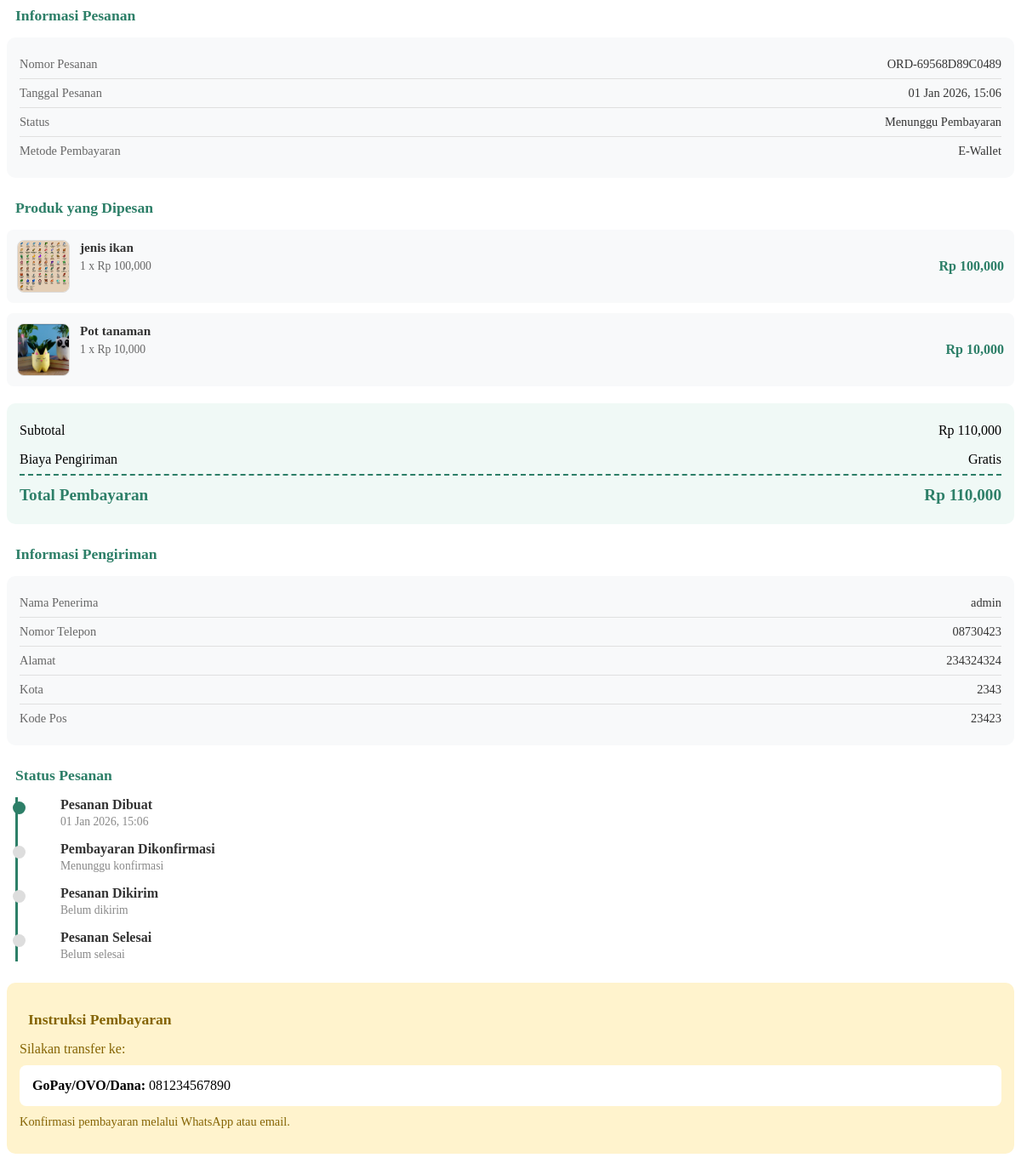
The page /users/get_order_detail.php?id=1 (signed in) on the database its author committed.
### tables this page shows
CREATE TABLE `orders` (
  `id` int(11) NOT NULL,
  `user_id` int(11) NOT NULL,
  `order_number` varchar(50) NOT NULL,
  `shipping_name` varchar(100) NOT NULL,
  `shipping_phone` varchar(20) NOT NULL,
  `shipping_address` text NOT NULL,
  `shipping_city` varchar(100) NOT NULL,
  `shipping_postal_code` varchar(10) NOT NULL,
  `payment_method` varchar(50) NOT NULL,
  `total_amount` decimal(15,2) NOT NULL,
  `status` enum('pending','processing','shipped','completed','cancelled') DEFAULT 'pending',
  `created_at` timestamp NOT NULL DEFAULT current_timestamp()
);

CREATE TABLE `order_items` (
  `id` int(11) NOT NULL,
  `order_id` int(11) NOT NULL,
  `product_id` int(11) NOT NULL,
  `product_name` varchar(150) NOT NULL,
  `price` decimal(15,2) NOT NULL,
  `quantity` int(11) NOT NULL,
  `subtotal` decimal(15,2) NOT NULL
);

CREATE TABLE `products` (
  `id` int(11) NOT NULL,
  `name` varchar(150) NOT NULL,
  `description` text DEFAULT NULL,
  `price` decimal(15,2) NOT NULL,
  `stock` int(11) NOT NULL DEFAULT 0,
  `image` varchar(255) DEFAULT NULL,
  `created_at` timestamp NOT NULL DEFAULT current_timestamp()
);

### src/users/get_order_detail.php (the view, shortened to what this page needs)
<?php
require_once '../config/database.php';
$order_id = $_GET['id'];
$uid = $_SESSION['user_id'];
$stmt = $pdo->prepare("SELECT * FROM orders WHERE id = ? AND user_id = ?");
$stmt->execute([$order_id, $uid]);
$order = $stmt->fetch();
$stmt = $pdo->prepare("
    SELECT oi.*, p.image, p.name as product_name
    FROM order_items oi
    JOIN products p ON oi.product_id = p.id
    WHERE oi.order_id = ?
");
$stmt->execute([$order_id]);
$items = $stmt->fetchAll();
$status_labels = [
    'pending' => 'Menunggu Pembayaran',
    'processing' => 'Diproses',
    'shipped' => 'Dikirim',
    'completed' => 'Selesai',
    'cancelled' => 'Dibatalkan'
];
$payment_methods = [
    'transfer_bank' => 'Transfer Bank',
    'e-wallet' => 'E-Wallet',
    'cod' => 'Cash on Delivery'
];
?>
<div class="detail-section">
    <h3><i class="fas fa-info-circle"></i> Informasi Pesanan</h3>
    <div class="info-box">
        <div class="info-row">
            <span class="info-label">Nomor Pesanan</span>
            <span class="info-value"><?= htmlspecialchars($order['order_number']) ?></span>
        </div>
        <div class="info-row">
            <span class="info-label">Tanggal Pesanan</span>
            <span class="info-value"><?= date('d M Y, H:i', strtotime($order['created_at'])) ?></span>
        </div>
        <div class="info-row">
            <span class="info-label">Status</span>
            <span class="info-value">
                <span class="status-badge status-<?= $order['status'] ?>">
                    <?= $status_labels[$order['status']] ?? $order['status'] ?>
                </span>
            </span>
        </div>
        <div class="info-row">
            <span class="info-label">Metode Pembayaran</span>
            <span class="info-value">
                <?= $payment_methods[$order['payment_method']] ?? $order['payment_method'] ?>
            </span>
        </div>
    </div>
</div>
<div class="detail-section">
    <h3><i class="fas fa-box"></i> Produk yang Dipesan</h3>
    <div class="items-list">
        <?php foreach ($items as $item): ?>
            <div class="item-row">
                <img src="../assets/images/uploads/<?= !empty($item['image']) ? $item['image'] : 'default.jpg' ?>"
                     alt="<?= htmlspecialchars($item['product_name']) ?>"
                     onerror="this.src='../assets/images/uploads/default.jpg'">
                <div class="item-details">
                    <h4><?= htmlspecialchars($item['product_name']) ?></h4>
                    <div class="item-price">
                        <?= $item['quantity'] ?> x Rp <?= number_format($item['price']) ?>
                    </div>
                </div>
                <div class="item-subtotal">
                    Rp <?= number_format($item['subtotal'] ?? ($item['quantity'] * $item['price'])) ?>
                </div>
            </div>
        <?php endforeach; ?>
    </div>
    <div class="total-section">
        <div class="total-row">
            <span>Subtotal</span>
            <span>Rp <?= number_format($order['total_amount']) ?></span>
        </div>
        <div class="total-row">
            <span>Biaya Pengiriman</span>
            <span>Gratis</span>
        </div>
        <div class="total-row grand">
            <span>Total Pembayaran</span>
            <span>Rp <?= number_format($order['total_amount']) ?></span>
        </div>
    </div>
</div>
<div class="detail-section">
    <h3><i class="fas fa-truck"></i> Informasi Pengiriman</h3>
    <div class="info-box">
        <div class="info-row">
            <span class="info-label">Nama Penerima</span>
            <span class="info-value"><?= htmlspecialchars($order['shipping_name']) ?></span>
        </div>
        <div class="info-row">
            <span class="info-label">Nomor Telepon</span>
            <span class="info-value"><?= htmlspecialchars($order['shipping_phone']) ?></span>
        </div>
        <div class="info-row">
            <span class="info-label">Alamat</span>
            <span class="info-value"><?= htmlspecialchars($order['shipping_address']) ?></span>
        </div>
        <div class="info-row">
            <span class="info-label">Kota</span>
            <span class="info-value"><?= htmlspecialchars($order['shipping_city']) ?></span>
        </div>
        <div class="info-row">
            <span class="info-label">Kode Pos</span>
            <span class="info-value"><?= htmlspecialchars($order['shipping_postal_code']) ?></span>
        </div>
    </div>
</div>
<div class="detail-section">
    <h3><i class="fas fa-list-check"></i> Status Pesanan</h3>
    <div class="status-timeline">
        <div class="timeline-item">
            <div class="timeline-label">Pesanan Dibuat</div>
            <div class="timeline-date"><?= date('d M Y, H:i', strtotime($order['created_at'])) ?></div>
        </div>
        <div class="timeline-item <?= in_array($order['status'], ['pending']) ? 'inactive' : '' ?>">
            <div class="timeline-label">Pembayaran Dikonfirmasi</div>
            <div class="timeline-date">
                <?= in_array($order['status'], ['pending']) ? 'Menunggu konfirmasi' : 'Sudah dikonfirmasi' ?>
            </div>
        </div>
        <div class="timeline-item <?= in_array($order['status'], ['pending', 'processing']) ? 'inactive' : '' ?>">
            <div class="timeline-label">Pesanan Dikirim</div>
            <div class="timeline-date">
                <?= in_array($order['status'], ['pending', 'processing']) ? 'Belum dikirim' : 'Dalam pengiriman' ?>
            </div>
        </div>
        <div class="timeline-item <?= $order['status'] !== 'completed' ? 'inactive' : '' ?>">
            <div class="timeline-label">Pesanan Selesai</div>
            <div class="timeline-date">
                <?= $order['status'] === 'completed' ? 'Pesanan telah diterima' : 'Belum selesai' ?>
            </div>
        </div>
    </div>
</div>
<?php if ($order['payment_method'] === 'e-wallet' && $order['status'] === 'pending'): ?>
    <div class="detail-section" style="background: #fff3cd; padding: 15px; border-radius: 10px;">
        <h3 style="color: #856404;"><i class="fas fa-exclamation-triangle"></i> Instruksi Pembayaran</h3>
        <p style="color: #856404; margin: 10px 0;">Silakan transfer ke:</p>
        <div style="background: white; padding: 15px; border-radius: 8px; margin: 10px 0;">
            <strong>GoPay/OVO/Dana:</strong> 081234567890
        </div>
        <p style="color: #856404; font-size: 0.9rem; margin-top: 10px;">
            Konfirmasi pembayaran melalui WhatsApp atau email.
        </p>
    </div>
<?php endif; ?>

### src/users/get_order_detail.php (style rules this page uses)
.detail-section { margin-bottom: 25px; }
.detail-section h3 { font-size: 1.1rem; color: #2d7f68; margin-bottom: 15px; display: flex; align-items: center; gap: 10px; }
.info-box { background: #f8f9fa; padding: 15px; border-radius: 10px; margin-bottom: 15px; }
.info-row { display: flex; justify-content: space-between; padding: 8px 0; border-bottom: 1px solid #e0e0e0; }
.info-row:last-child { border-bottom: none; }
.info-label { color: #666; font-size: 0.9rem; }
.info-value { color: #333; font-weight: 500; font-size: 0.9rem; text-align: right; }
.items-list { display: flex; flex-direction: column; gap: 12px; }
.item-row { display: flex; gap: 12px; padding: 12px; background: #f8f9fa; border-radius: 8px; }
.item-row img { width: 60px; height: 60px; object-fit: cover; border-radius: 8px; border: 1px solid #ddd; }
.item-details { flex: 1; }
.item-details h4 { font-size: 0.95rem; color: #333; margin-bottom: 5px; margin-top: 0; }
.item-details .item-price { color: #666; font-size: 0.85rem; }
.item-subtotal { font-weight: 600; color: #2d7f68; align-self: center; }
.total-section { background: #f0f9f6; padding: 15px; border-radius: 10px; margin-top: 20px; }
.total-row { display: flex; justify-content: space-between; padding: 8px 0; }
.total-row.grand { font-size: 1.2rem; font-weight: 700; color: #2d7f68; padding-top: 12px; border-top: 2px dashed #2d7f68; }
.status-timeline { display: flex; flex-direction: column; gap: 15px; padding-left: 20px; border-left: 3px solid #2d7f68; margin-left: 10px; }
.timeline-item { position: relative; padding-left: 30px; }
.timeline-item::before { content: ''; position: absolute; left: -26px; top: 5px; width: 15px; height: 15px; border-radius: 50%; background: #2d7f68; }
.timeline-item.inactive::before { background: #ddd; }
.timeline-label { font-weight: 600; color: #333; margin-bottom: 3px; }
.timeline-date { color: #888; font-size: 0.85rem; }

### rows shown on the page
orders: order_number "ORD-69568D89C0489", created_at "01 Jan 2026, 15:06", status "Menunggu Pembayaran", payment_method "E-Wallet", total_amount "110,000", shipping_name "admin", shipping_phone "08730423", shipping_address "234324324", shipping_city "2343", shipping_postal_code "23423"
order_items: product.image (picture), product.name "jenis ikan", quantity "1", price "100,000", subtotal "100,000"
order_items: product.image (picture), product.name "Pot tanaman", quantity "1", price "10,000", subtotal "10,000"
